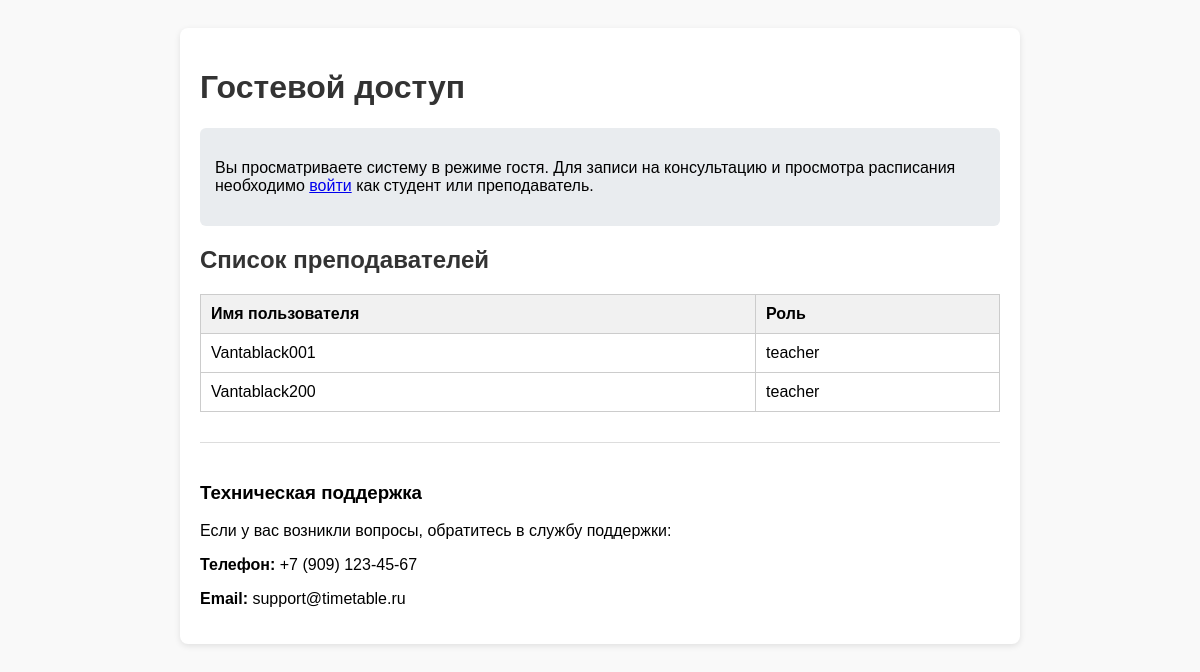
Before: /anonym with the older database file.
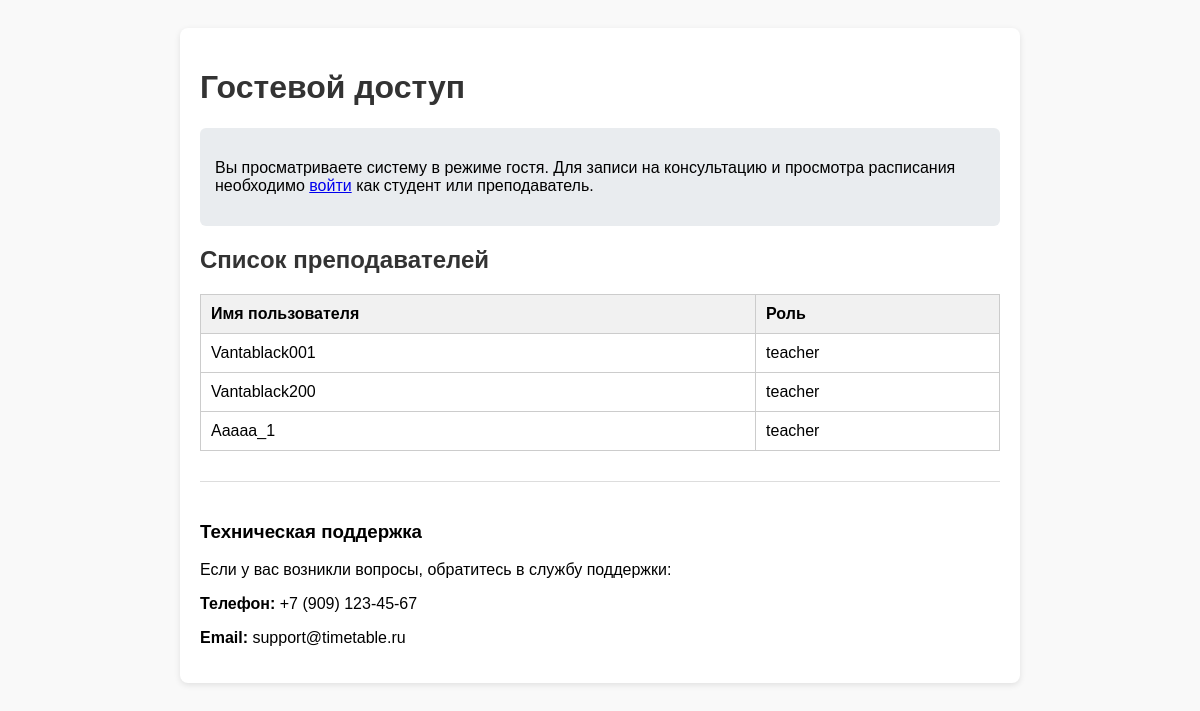
After: the same page with the newer database file.
### model.py (models this page shows)
class Users(Base):
    __tablename__ = 'users'
    id = Column(Integer, primary_key=True)
    username = Column(String(100), nullable=False)
    password_hash = Column(String(255), nullable=False)
    role = Column(String(255))
    photo_path = Column(String(255))
    taught_slots = relationship("Consultation", foreign_keys=[Consultation.teacher_id], back_populates="teacher")
    booked_slots = relationship("Consultation", foreign_keys=[Consultation.student_id], back_populates="student")

### app.py (the view)
@app.route("/anonym")
def anonym_page():
    teachers = session.query(Users).filter(Users.role == 'teacher').all()
    return render_template('anonym_page.html', teachers=teachers)

### templates/anonym_page.html (shortened to what this page needs)
<!DOCTYPE html>
<html>
<head>
</head>
<body>
    <div class="container">
        <h1>Гостевой доступ</h1>
        <div class="info-box">
            <p>Вы просматриваете систему в режиме гостя. Для записи на консультацию и просмотра расписания необходимо <a href="{{ url_for('auth') }}">войти</a> как студент или преподаватель.</p>
        </div>
        <h2>Список преподавателей</h2>
        {% if teachers %}
            <table>
                <thead>
                    <tr>
                        <th>Имя пользователя</th>
                        <th>Роль</th>
                    </tr>
                </thead>
                <tbody>
                    {% for teacher in teachers %}
                    <tr>
                        <td>{{ teacher.username }}</td>
                        <td>{{ teacher.role }}</td>
                    </tr>
                    {% endfor %}
                </tbody>
            </table>
        {% else %}
            <p>Список преподавателей временно недоступен.</p>
        {% endif %}
        <div class="support">
            <h3>Техническая поддержка</h3>
            <p>Если у вас возникли вопросы, обратитесь в службу поддержки:</p>
            <p><strong>Телефон:</strong> +7 (909) 123-45-67</p>
            <p><strong>Email:</strong> support@timetable.ru</p>
        </div>
    </div>
</body>
</html>

Changed rows visible on the page:
added Users: username "Aaaaa_1", role "teacher"
